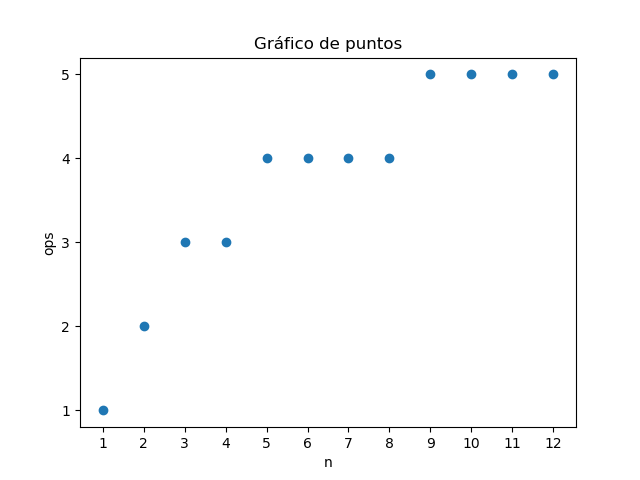

The Python source for this figure:
import matplotlib.pyplot as plt

# Coordenadas de los puntos
x = [1, 2, 3, 4, 5, 6, 7, 8, 9, 10, 11, 12]
y = [1, 2, 3, 3, 4, 4, 4, 4, 5, 5, 5, 5]

# Crear la figura y el eje
fig, ax = plt.subplots()

# Graficar los puntos
ax.scatter(x, y)

# Etiquetas de los ejes
ax.set_xlabel('n')
ax.set_ylabel('ops')
ax.set_xticks(range(1, 13))
ax.set_yticks(range(1, 6))

# Título del gráfico
ax.set_title('Gráfico de puntos')

# Guardar el gráfico como imagen
plt.savefig('grafico.png')
